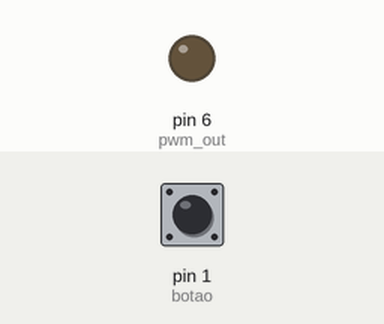
A sketch run on a simulated Arduino Uno, built with avr-gcc and run on an emulated ATmega328P. Parts: output pins drawn as LEDs (lit = HIGH). The inputs (shaded band) are chosen by the test bench; at power-on: pin 1 (botao) HIGH.

Above: at 5.0 s.
5.1 s: pin 1 (botao) pulled LOW for 0.15 s
At 6.2 s:
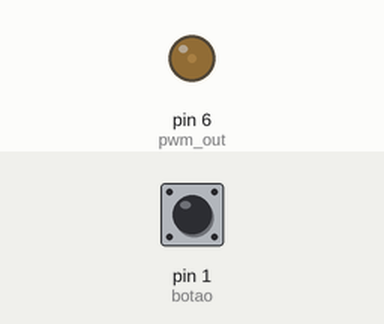
6.7 s: pin 1 (botao) pulled LOW for 1 s
At 7.5 s:
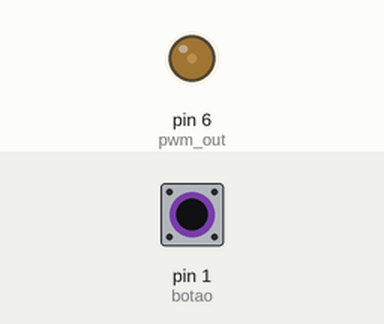
9.2 s: pin 1 (botao) pulled LOW for 0.15 s
At 10.4 s:
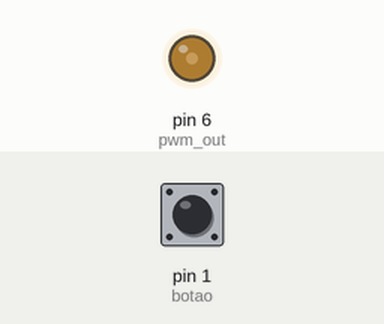
10.8 s: pin 1 (botao) pulsed LOW 5 times (0.12 s each, 0.3 s apart)
At 12.7 s:
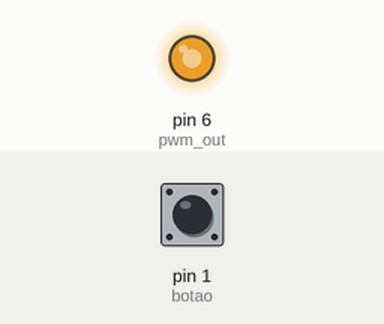
Timing chart, 0 to 14.2 s (numbered marks = the images above; inputs shaded):
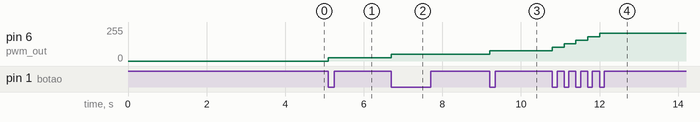

The sketch:

Felipe_Tagawa_Reis_Ex2_Rel9.ino
```cpp
#define pwm_out PD6 // Timer 0 e OCR0A.
#define botao PD1
unsigned int Ton = 0; // Quantidade de ticks em '1'.

ISR(PCINT2_vect){
  // Apertando o botão:
    if(!(PIND & (1 << botao))){
      Ton += 26; // Somar 10% a cada nova pressionada no botão.
      OCR0A = Ton;
    }
    else
      OCR0A = Ton;

    if(OCR0A > 255)
      Ton = 0;
}

int main(){

  DDRD |= (1 << pwm_out); // PWM como saída.
  PORTD &= ~(1 << pwm_out); // PWM inicia desligado.
  PORTD |= (1 << botao); // Habilitando pull-up.


  TCCR0A |= (1 << WGM01) | (1 << WGM00); // FAST PWN
  TCCR0A |= (1 << COM0A1); // Comportamento de nível lógico alto no tempo de comparação.

  // Prescaler
  TCCR0B |= (1 << CS01); // 2MHz e 500ms

  // Interrupção Externa:

  PCICR |= (1 << PCIE2);
  PCMSK2 |= (1 << PCINT17); // PD1

  sei();

  OCR0A = 0; // Comparações (led 0%).

  while(1){
  }
}
```

Measured:
- after the input at 5.1 s, pin 6 (pwm_out): 0/255 → 26/255 at once
- after the input at 6.7 s, pin 6 (pwm_out): 26/255 → 52/255 at once
- after the input at 9.2 s, pin 6 (pwm_out): 52/255 → 78/255 at once
- after the input at 10.8 s, pin 6 (pwm_out): moves from 78/255 to 208/255 over 1.2 s, starting at once
